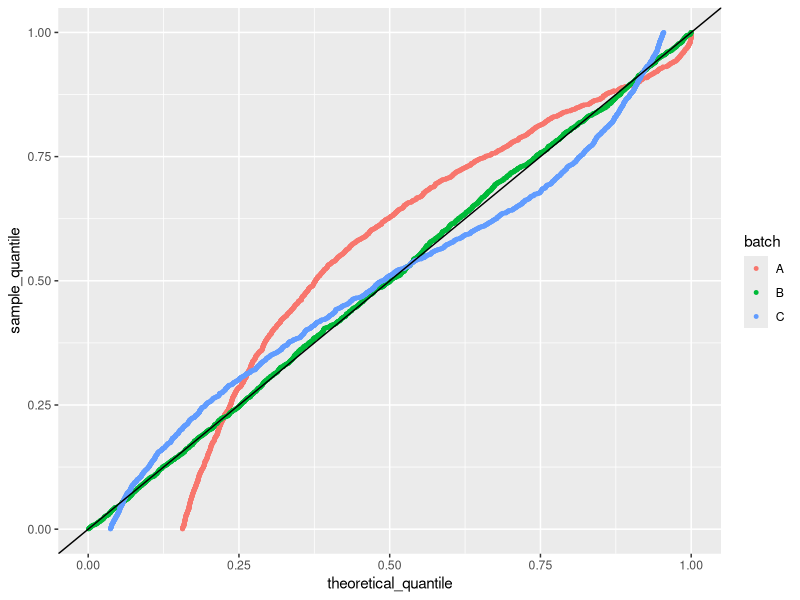

Reproduce this figure in R.

library(tidyverse)

# build a normal q-q plot

n <- 2000

a <- rexp(n, rate = 1)
b <- rnorm(n, mean = 0, sd = 1)
c <- runif(n, min = -5, max = 5)


t_quantile_a <- pnorm(a, mean = mean(a), sd = sd(a))
s_quantile_a <- rank(a)/n

t_quantile_b <- pnorm(b, mean = mean(b), sd = sd(b))
s_quantile_b <- rank(b)/n

t_quantile_c <- pnorm(c, mean = mean(c), sd = sd(c))
s_quantile_c <- rank(c)/n

df_a <- data.frame(t_quantile_a, s_quantile_a, rep('A',n), stringsAsFactors = F)

df_b <- data.frame(t_quantile_b, s_quantile_b, rep('B',n), stringsAsFactors = F)

df_c <- data.frame(t_quantile_c, s_quantile_c, rep('C',n), stringsAsFactors = F)

coln <- c("theoretical_quantile","sample_quantile","batch")
                   
colnames(df_a) <- coln
colnames(df_b) <- coln
colnames(df_c) <- coln

df <- rbind(df_a, df_b, df_c)

pic <- ggplot(df, aes(x = theoretical_quantile, y = sample_quantile)) +
        geom_point(aes(col = batch), size = 1) +
        geom_abline(intercept = 0, slope = 1, size = 0.5)

plot(pic)
